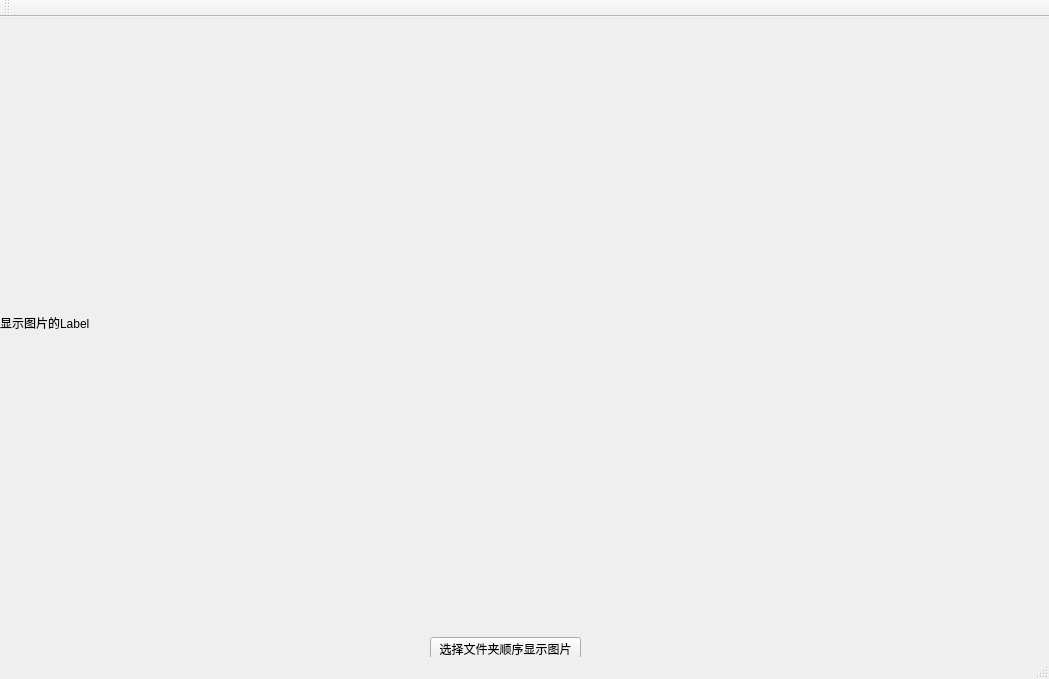
<?xml version="1.0" encoding="UTF-8"?>
<ui version="4.0">
 <class>MainWindow</class>
 <widget class="QMainWindow" name="MainWindow">
  <property name="geometry">
   <rect>
    <x>0</x>
    <y>0</y>
    <width>1049</width>
    <height>679</height>
   </rect>
  </property>
  <property name="windowTitle">
   <string>MainWindow</string>
  </property>
  <widget class="QWidget" name="centralWidget">
   <widget class="QLabel" name="m_pPictuerLabel">
    <property name="geometry">
     <rect>
      <x>0</x>
      <y>0</y>
      <width>1041</width>
      <height>611</height>
     </rect>
    </property>
    <property name="text">
     <string>显示图片的Label</string>
    </property>
   </widget>
   <widget class="QPushButton" name="m_pSelectPictBtn">
    <property name="geometry">
     <rect>
      <x>430</x>
      <y>620</y>
      <width>151</width>
      <height>23</height>
     </rect>
    </property>
    <property name="text">
     <string>选择文件夹顺序显示图片</string>
    </property>
   </widget>
  </widget>
  <widget class="QToolBar" name="mainToolBar">
   <attribute name="toolBarArea">
    <enum>TopToolBarArea</enum>
   </attribute>
   <attribute name="toolBarBreak">
    <bool>false</bool>
   </attribute>
  </widget>
  <widget class="QStatusBar" name="statusBar"/>
 </widget>
 <layoutdefault spacing="6" margin="11"/>
 <resources/>
 <connections/>
</ui>
